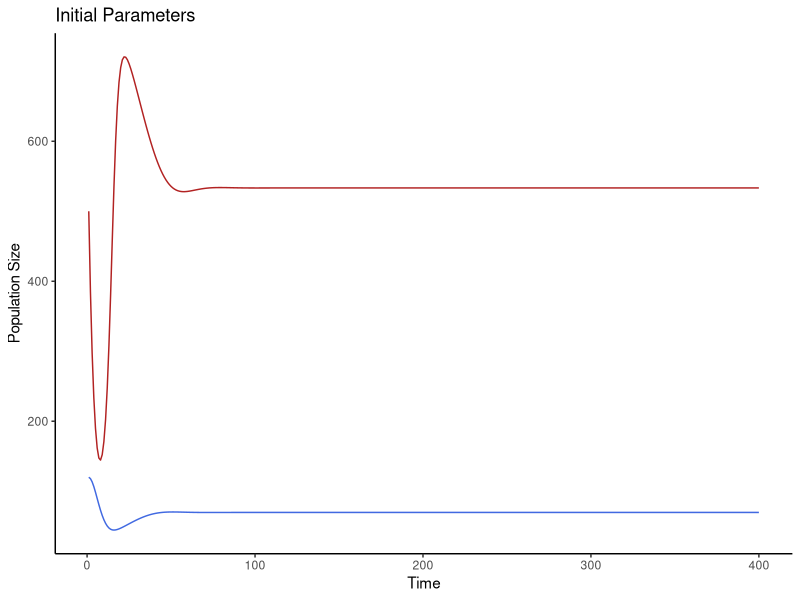
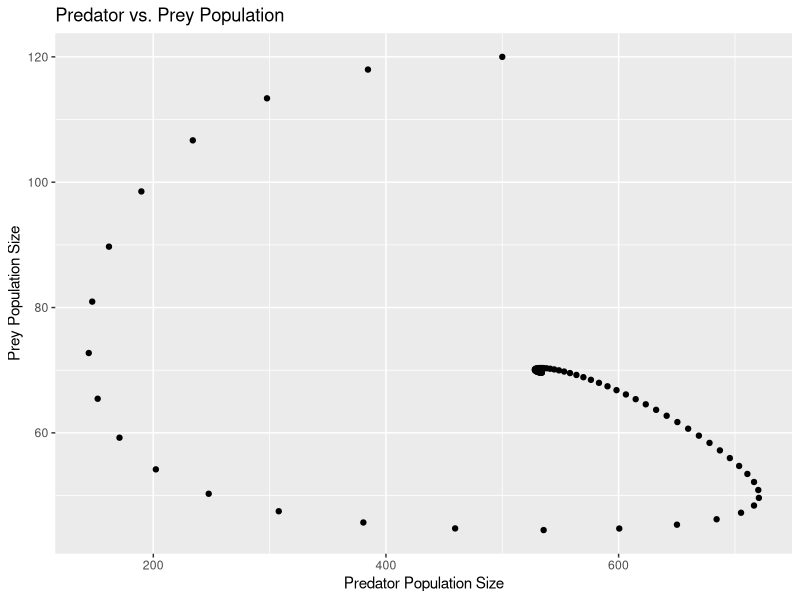
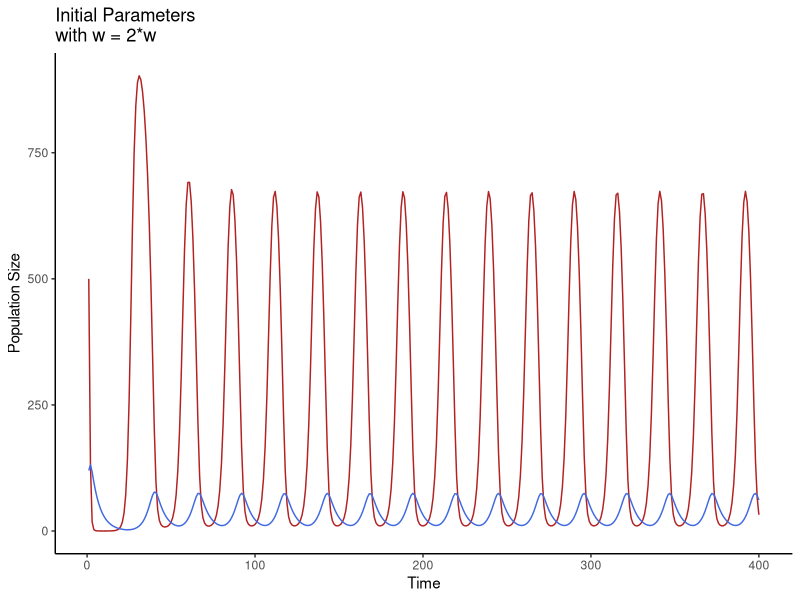
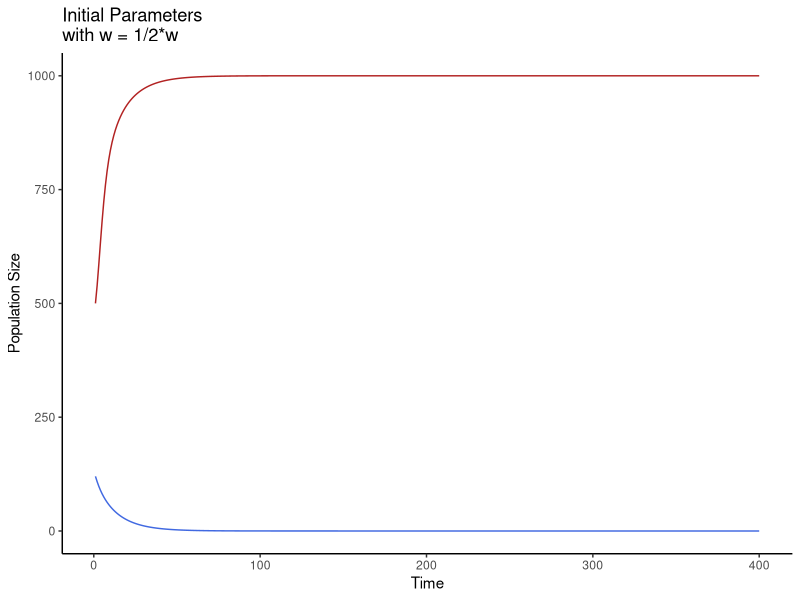
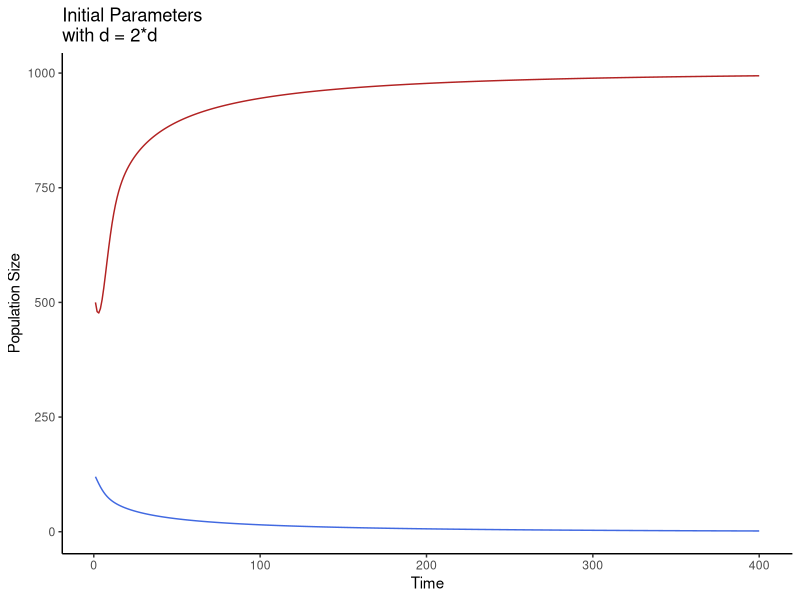
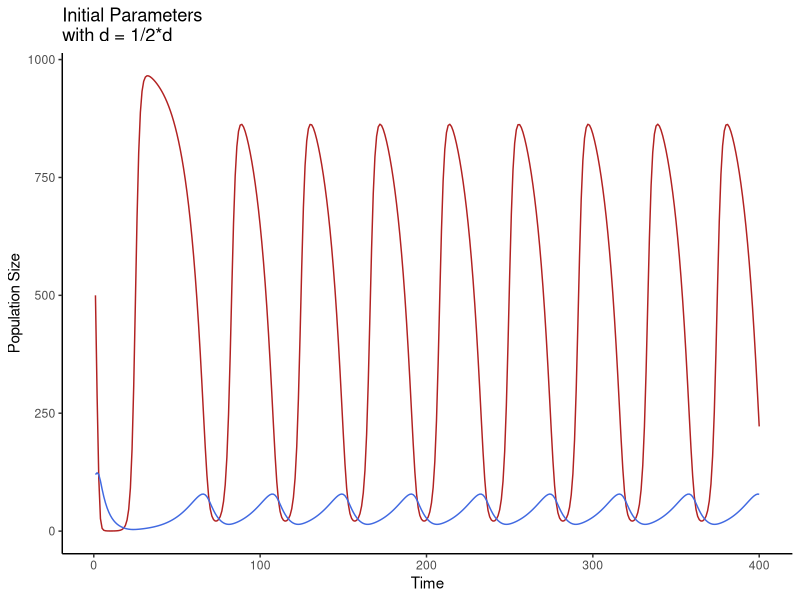
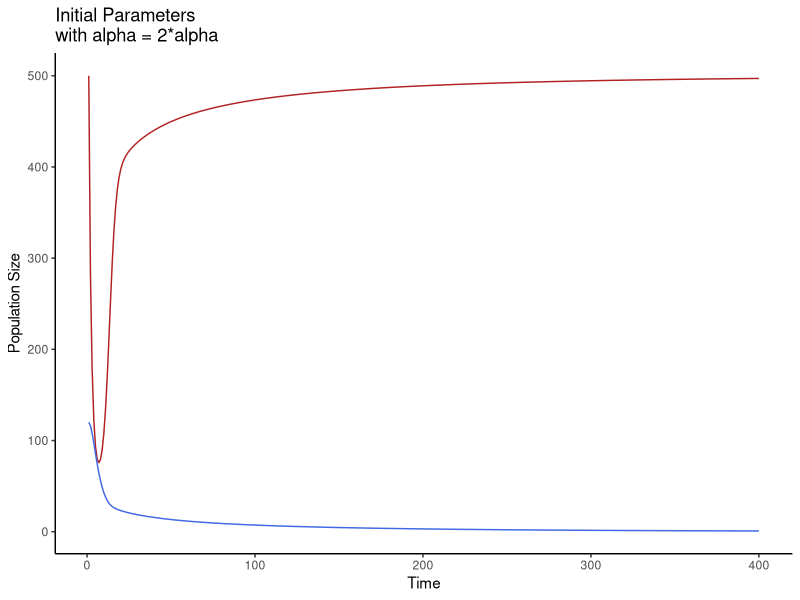
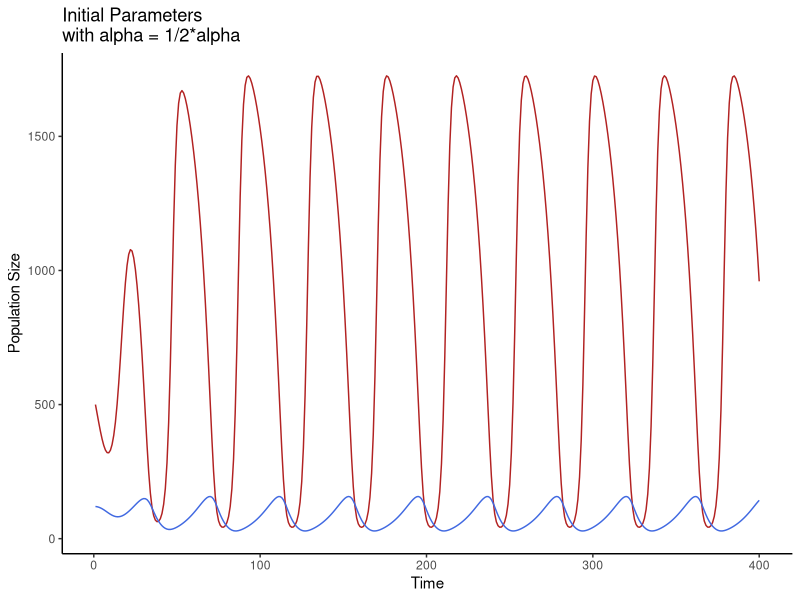

Here is the R script that generated these plots, in order:
## ---- chunk 1
knitr::opts_chunk$set(echo = TRUE)
library(deSolve)
library(ggplot2)
library(grid)
## ---- chunk 2
### Function for Rosenzweig-MacArthur Predator/Prey Equations ###
ddRM <- function (t,y,p){
  
  #Unpack State Variables
  H = y[1] #Prey
  P = y[2] #Predator
  
  #Unpack Model Parameters
  b = p[1] #Prey birth rate
  e = p[2] #Conversion efficency of prey to predator
  s = p[3] #Predator death rate
  w = p[4] #Predator attack rate 
  d = p[5] #Density of prey when predator's kill rate is 1/2*max
  alpha = p[6] #Prey self-limiting term
  
  #Defining Rates of Change
  dHdt = b*H*(1 - alpha*H) - w*H/(d + H)*P
  dPdt = e*w*H/(d + H)*P- s*P
  
  return(list(c(dHdt, dPdt)))
}
## ---- chunk 3
### Defining Initial Parameters ###
b = 0.8
e = 0.07
s = 0.2
w = 5
d = 400
alpha = 0.001
params = c(b, e, s, w, d, alpha)

H0 = 500
P0 = 120
Y0 = c(H0, P0)

times = 1:400

modelSim = ode(y=Y0, times = times, func = ddRM, parms = params)

#Subsetting the Results
modelOutput = data.frame(time=modelSim[,1],H=modelSim[,2],P = modelSim[,3])

#Graphing the Results
ggplot(modelOutput) + 
  geom_line(aes(x = time, y = H), colour = "firebrick") + 
  geom_line(aes(x = time, y = P), colour = "royalblue") + 
  ggtitle("Initial Parameters") +
  labs(y="Population Size", x = "Time") +
  theme_classic()
  
ggplot(modelOutput, aes(H,P)) + geom_point() + 
  ggtitle("Predator vs. Prey Population") +
  labs(y="Prey Population Size", x = "Predator Population Size")
## ---- chunk 4
##W - the Predator Attack Rate
w1 = 2*w
w2 = 1/2*w

#w1
params = c(b, e, s, w1, d, alpha)
modelSim = ode(y=Y0, times = times, func = ddRM, parms = params)

#Subsetting the Results
modelOutput = data.frame(time=modelSim[,1],H=modelSim[,2],P = modelSim[,3])

#Graphing the Results
ggplot(modelOutput) + 
  geom_line(aes(x = time, y = H), colour = "firebrick") + 
  geom_line(aes(x = time, y = P), colour = "royalblue") + 
  ggtitle("Initial Parameters \nwith w = 2*w") +
  labs(y="Population Size", x = "Time") +
  theme_classic()

#w2
params = c(b, e, s, w2, d, alpha)
modelSim = ode(y=Y0, times = times, func = ddRM, parms = params)

#Subsetting the Results
modelOutput = data.frame(time=modelSim[,1],H=modelSim[,2],P = modelSim[,3])

#Graphing the Results
ggplot(modelOutput) + 
  geom_line(aes(x = time, y = H), colour = "firebrick") + 
  geom_line(aes(x = time, y = P), colour = "royalblue") +
  ggtitle("Initial Parameters \nwith w = 1/2*w") +
  labs(y="Population Size", x = "Time") +
  theme_classic()
## ---- chunk 5
##d - Prey population when predator kill rate is 1/2*max
d1 = 2*d
d2 = 1/2*d


#d1
params = c(b, e, s, w, d1, alpha)
modelSim = ode(y=Y0, times = times, func = ddRM, parms = params)

#Subsetting the Results
modelOutput = data.frame(time=modelSim[,1],H=modelSim[,2],P = modelSim[,3])

#Graphing the Results
ggplot(modelOutput) + 
  geom_line(aes(x = time, y = H), colour = "firebrick") + 
  geom_line(aes(x = time, y = P), colour = "royalblue") + 
  ggtitle("Initial Parameters \nwith d = 2*d") +
  labs(y="Population Size", x = "Time") +
  theme_classic()

#d2
params = c(b, e, s, w, d2, alpha)
modelSim = ode(y=Y0, times = times, func = ddRM, parms = params)

#Subsetting the Results
modelOutput = data.frame(time=modelSim[,1],H=modelSim[,2],P = modelSim[,3])

#Graphing the Results
ggplot(modelOutput) + 
  geom_line(aes(x = time, y = H), colour = "firebrick") + 
  geom_line(aes(x = time, y = P), colour = "royalblue") +
  ggtitle("Initial Parameters \nwith d = 1/2*d") +
  labs(y="Population Size", x = "Time") +
  theme_classic()
## ---- chunk 6
##alpha - Prey self-limiting factor 
alpha1 = 2*alpha
alpha2 = 1/2*alpha


#alpha1
params = c(b, e, s, w, d, alpha1)
modelSim = ode(y=Y0, times = times, func = ddRM, parms = params)

#Subsetting the Results
modelOutput = data.frame(time=modelSim[,1],H=modelSim[,2],P = modelSim[,3])

#Graphing the Results
ggplot(modelOutput) + 
  geom_line(aes(x = time, y = H), colour = "firebrick") + 
  geom_line(aes(x = time, y = P), colour = "royalblue") + 
  ggtitle("Initial Parameters \nwith alpha = 2*alpha") +
  labs(y="Population Size", x = "Time") +
  theme_classic()

#alpha2
params = c(b, e, s, w, d, alpha2)
modelSim = ode(y=Y0, times = times, func = ddRM, parms = params)

#Subsetting the Results
modelOutput = data.frame(time=modelSim[,1],H=modelSim[,2],P = modelSim[,3])

#Graphing the Results
ggplot(modelOutput) + 
  geom_line(aes(x = time, y = H), colour = "firebrick") + 
  geom_line(aes(x = time, y = P), colour = "royalblue") +
  ggtitle("Initial Parameters \nwith alpha = 1/2*alpha") +
  labs(y="Population Size", x = "Time") +
  theme_classic()
## ---- chunk 7
# Create graph for low birthrate
b = 1.2
params = c(b, e, s, w, d, alpha)
modelSim = ode(y=Y0, times = times, func = ddRM, parms = params)
modelOutput = data.frame(time=modelSim[,1],H=modelSim[,2],P = modelSim[,3])

ggplot(modelOutput) + 
  geom_line(aes(x = time, y = H), colour = "firebrick") + 
  geom_line(aes(x = time, y = P), colour = "royalblue") + 
  ggtitle("Low Birhrate") +
  labs(y="Population Size", x = "Time") +
  theme_classic()

# Create graph for high birthrate
b = 2.6
params = c(b, e, s, w, d, alpha)
modelSim = ode(y=Y0, times = times, func = ddRM, parms = params)
modelOutput = data.frame(time=modelSim[,1],H=modelSim[,2],P = modelSim[,3])

ggplot(modelOutput) + 
  geom_line(aes(x = time, y = H), colour = "firebrick") + 
  geom_line(aes(x = time, y = P), colour = "royalblue") + 
  ggtitle("High Birthrate") +
  labs(y="Population Size", x = "Time") +
  theme_classic()
## ---- chunk 8
# Create graph for low efficiency
e = 0.0525
params = c(b, e, s, w, d, alpha)
modelSim = ode(y=Y0, times = times, func = ddRM, parms = params)
modelOutput = data.frame(time=modelSim[,1],H=modelSim[,2],P = modelSim[,3])

ggplot(modelOutput) + 
  geom_line(aes(x = time, y = H), colour = "firebrick") + 
  geom_line(aes(x = time, y = P), colour = "royalblue") + 
  ggtitle("Low Efficiency") +
  labs(y="Population Size", x = "Time") +
  theme_classic()

# Create graph for medium efficiency
e = 0.0875
params = c(b, e, s, w, d, alpha)
modelSim = ode(y=Y0, times = times, func = ddRM, parms = params)
modelOutput = data.frame(time=modelSim[,1],H=modelSim[,2],P = modelSim[,3])

ggplot(modelOutput) + 
  geom_line(aes(x = time, y = H), colour = "firebrick") + 
  geom_line(aes(x = time, y = P), colour = "royalblue") + 
  ggtitle("Medium Efficiency") +
  labs(y="Population Size", x = "Time") +
  theme_classic()

# Create graph for high efficiency
e = 0.1050
params = c(b, e, s, w, d, alpha)
modelSim = ode(y=Y0, times = times, func = ddRM, parms = params)
modelOutput = data.frame(time=modelSim[,1],H=modelSim[,2],P = modelSim[,3])

ggplot(modelOutput) + 
  geom_line(aes(x = time, y = H), colour = "firebrick") + 
  geom_line(aes(x = time, y = P), colour = "royalblue") + 
  ggtitle("High Efficiency") +
  labs(y="Population Size", x = "Time") +
  theme_classic()
## ---- chunk 9
# Create graph for low death rate
s = 0.2
params = c(b, e, s, w, d, alpha)
modelSim = ode(y=Y0, times = times, func = ddRM, parms = params)
modelOutput = data.frame(time=modelSim[,1],H=modelSim[,2],P = modelSim[,3])

ggplot(modelOutput) + 
  geom_line(aes(x = time, y = H), colour = "firebrick") + 
  geom_line(aes(x = time, y = P), colour = "royalblue") + 
  ggtitle("Low Death Rate") +
  labs(y="Population Size", x = "Time") +
  theme_classic()

# Create graph for high death rate
s = 0.6
params = c(b, e, s, w, d, alpha)
modelSim = ode(y=Y0, times = times, func = ddRM, parms = params)
modelOutput = data.frame(time=modelSim[,1],H=modelSim[,2],P = modelSim[,3])

ggplot(modelOutput) + 
  geom_line(aes(x = time, y = H), colour = "firebrick") + 
  geom_line(aes(x = time, y = P), colour = "royalblue") + 
  ggtitle("High Death Rate") +
  labs(y="Population Size", x = "Time") +
  theme_classic()
